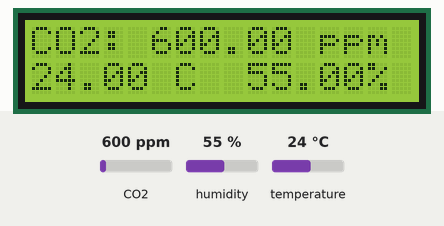
Bench run of a sketch on a simulated Arduino Uno, built for the host (arithmetic inside an expression is 32-bit, double 64-bit). Shown: 16×2 character LCD. The inputs (shaded band) are chosen by the test bench; at power-on: CO2 600 ppm, humidity 55 %, temperature 24 °C. What the sketch prints to the serial monitor is not drawn.

Above: at 1.3 s.
1.4 s: CO2 set to 452 ppm
At 2.6 s:
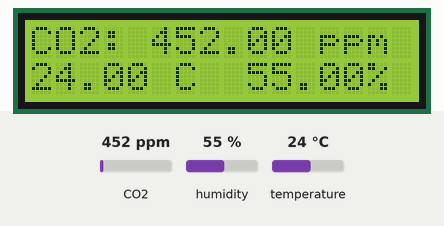
2.9 s: humidity set to 22 %
At 3.9 s:
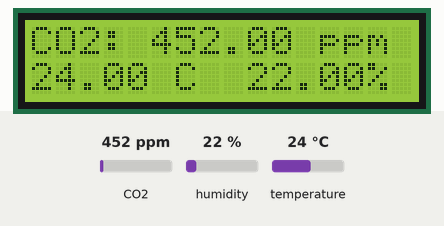
4.4 s: temperature set to 12 °C
At 5.0 s:
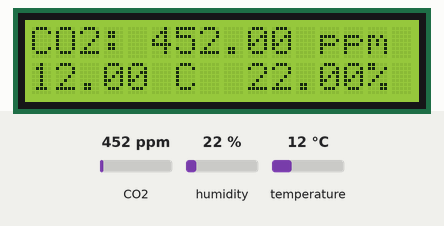
5.9 s: CO2 set to 1050 ppm
At 7.1 s:
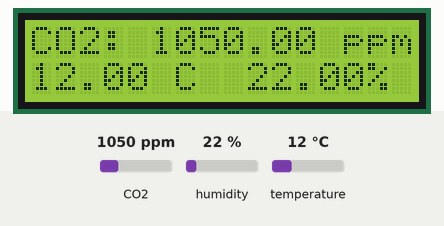
7.4 s: CO2 set to 452 ppm
At 8.8 s:
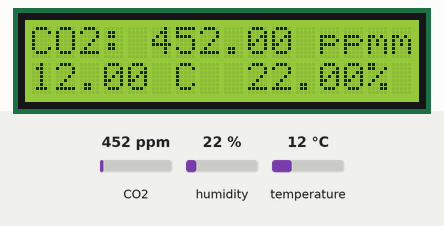
Timing chart, 0 to 9.9 s (numbered marks = the images above; inputs shaded):
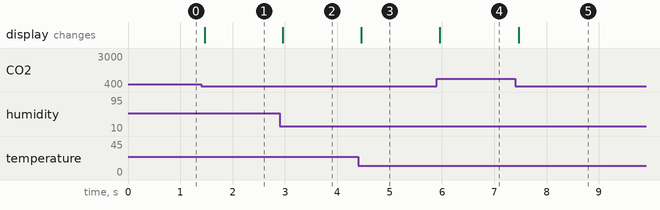

Measured:
- after the input at 1.4 s, the display: changes after 0.06 s (image 1)
- after the input at 2.9 s, the display: changes after 0.06 s (image 2)
- after the input at 4.4 s, the display: changes after 0.06 s (image 3)
- after the input at 5.9 s, the display: changes after 0.06 s (image 4)
- after the input at 7.4 s, the display: changes after 0.07 s (image 5)

The sketch:

MedidorCO2ConPantalla.ino
```cpp
// include the library code:
#include <LiquidCrystal.h>
#include <Adafruit_SCD30.h>

Adafruit_SCD30  scd30;

// initialize the library with the numbers of the interface pins
LiquidCrystal lcd(12, 11, 5, 4, 3, 2);


void setup() {
  // set up the number of columns and rows on the LCD
  lcd.begin(16, 2);


  // Print a message to the LCD.
  lcd.print("Starting");
  // set the cursor to column 0, line 1
  // line 1 is the second row, since counting begins with 0
  lcd.setCursor(0, 1);
  // print to the second line
  lcd.print(".");
  Serial.begin(9600);
  while (!Serial) delay(10);

  if (!scd30.begin()) {
    Serial.println("Failed to find SCD30 chip");
    while (1) { delay(10); }
  }
  lcd.print("..");
  Serial.println("SCD30 Found!");

  Serial.print("Measurement Interval: ");
  Serial.print(scd30.getMeasurementInterval());
  Serial.println(" seconds");

  Serial.print("Self Calibration = "); Serial.println(scd30.selfCalibrationEnabled());
  Serial.print("Cal Reference = "); Serial.println(scd30.getForcedCalibrationReference());
  Serial.print("Altitude Offset = "); Serial.println(scd30.getAltitudeOffset());
  Serial.print("Temperature Offset = "); Serial.println(scd30.getTemperatureOffset());
  lcd.print("...");
}

void loop() {
  if (scd30.dataReady()){
    Serial.println("Data available!");

    if (!scd30.read()){ Serial.println("Error reading sensor data"); return; }

    Serial.print("Temperature: ");
    Serial.print(scd30.temperature);
    Serial.println(" degrees C");

    Serial.print("Relative Humidity: ");
    Serial.print(scd30.relative_humidity);
    Serial.println(" %");

    Serial.print("CO2: ");
    Serial.print(scd30.CO2, 3);
    Serial.println(" ppm");
    Serial.println("");

    // set the cursor to column 0, line 1
    // line 1 is the second row, since counting begins with 0
    lcd.setCursor(0, 0);
    // print to the second line
    lcd.print("CO2: " + String(scd30.CO2,2) + " ppm");
    lcd.setCursor(0, 1);
    lcd.print(String(scd30.temperature,2) + " C  " + String(scd30.relative_humidity,2) + "%");

  } else {
    Serial.println("No data");
  }

  delay(100);

}
```
